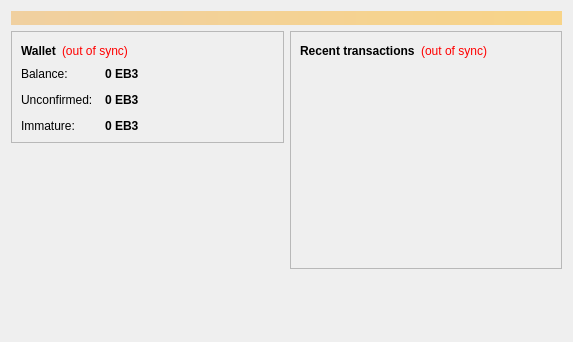
<?xml version="1.0" encoding="UTF-8"?>
<ui version="4.0">
 <class>OverviewPage</class>
 <widget class="QWidget" name="OverviewPage">
  <property name="geometry">
   <rect>
    <x>0</x>
    <y>0</y>
    <width>573</width>
    <height>342</height>
   </rect>
  </property>
  <property name="windowTitle">
   <string>Form</string>
  </property>
  <layout class="QVBoxLayout" name="topLayout">
   <item>
    <widget class="QLabel" name="labelAlerts">
     <property name="visible">
      <bool>false</bool>
     </property>
     <property name="styleSheet">
      <string notr="true">background-color: qlineargradient(x1: 0, y1: 0, x2: 1, y2: 0, stop:0 #F0D0A0, stop:1 #F8D488); color:#000000;</string>
     </property>
     <property name="wordWrap">
      <bool>true</bool>
     </property>
     <property name="margin">
      <number>3</number>
     </property>
    </widget>
   </item>
   <item>
    <layout class="QHBoxLayout" name="horizontalLayout" stretch="1,1">
     <item>
      <layout class="QVBoxLayout" name="verticalLayout_2">
       <item>
        <widget class="QFrame" name="frame">
         <property name="frameShape">
          <enum>QFrame::StyledPanel</enum>
         </property>
         <property name="frameShadow">
          <enum>QFrame::Raised</enum>
         </property>
         <layout class="QVBoxLayout" name="verticalLayout_4">
          <item>
           <layout class="QHBoxLayout" name="horizontalLayout_4">
            <item>
             <widget class="QLabel" name="label_5">
              <property name="font">
               <font>
                <weight>75</weight>
                <bold>true</bold>
               </font>
              </property>
              <property name="text">
               <string>Wallet</string>
              </property>
             </widget>
            </item>
            <item>
             <widget class="QLabel" name="labelWalletStatus">
              <property name="toolTip">
               <string>The displayed information may be out of date. Your wallet automatically synchronizes with the EB3Coin network after a connection is established, but this process has not completed yet.</string>
              </property>
              <property name="styleSheet">
               <string notr="true">QLabel { color: red; }</string>
              </property>
              <property name="text">
               <string notr="true">(out of sync)</string>
              </property>
              <property name="alignment">
               <set>Qt::AlignLeading|Qt::AlignLeft|Qt::AlignVCenter</set>
              </property>
             </widget>
            </item>
            <item>
             <spacer name="horizontalSpacer_2">
              <property name="orientation">
               <enum>Qt::Horizontal</enum>
              </property>
              <property name="sizeHint" stdset="0">
               <size>
                <width>40</width>
                <height>20</height>
               </size>
              </property>
             </spacer>
            </item>
           </layout>
          </item>
          <item>
           <layout class="QFormLayout" name="formLayout_2">
            <property name="fieldGrowthPolicy">
             <enum>QFormLayout::AllNonFixedFieldsGrow</enum>
            </property>
            <property name="horizontalSpacing">
             <number>12</number>
            </property>
            <property name="verticalSpacing">
             <number>12</number>
            </property>
            <item row="0" column="0">
             <widget class="QLabel" name="label">
              <property name="text">
               <string>Balance:</string>
              </property>
             </widget>
            </item>
            <item row="0" column="1">
             <widget class="QLabel" name="labelBalance">
              <property name="font">
               <font>
                <weight>75</weight>
                <bold>true</bold>
               </font>
              </property>
              <property name="cursor">
               <cursorShape>IBeamCursor</cursorShape>
              </property>
              <property name="toolTip">
               <string>Your current balance</string>
              </property>
              <property name="text">
               <string notr="true">0 EB3</string>
              </property>
              <property name="textInteractionFlags">
               <set>Qt::LinksAccessibleByMouse|Qt::TextSelectableByKeyboard|Qt::TextSelectableByMouse</set>
              </property>
             </widget>
            </item>
            <item row="1" column="0">
             <widget class="QLabel" name="label_3">
              <property name="text">
               <string>Unconfirmed:</string>
              </property>
             </widget>
            </item>
            <item row="1" column="1">
             <widget class="QLabel" name="labelUnconfirmed">
              <property name="font">
               <font>
                <weight>75</weight>
                <bold>true</bold>
               </font>
              </property>
              <property name="cursor">
               <cursorShape>IBeamCursor</cursorShape>
              </property>
              <property name="toolTip">
               <string>Total of transactions that have yet to be confirmed, and do not yet count toward the current balance</string>
              </property>
              <property name="text">
               <string notr="true">0 EB3</string>
              </property>
              <property name="textInteractionFlags">
               <set>Qt::LinksAccessibleByMouse|Qt::TextSelectableByKeyboard|Qt::TextSelectableByMouse</set>
              </property>
             </widget>
            </item>
            <item row="2" column="0">
             <widget class="QLabel" name="labelImmatureText">
              <property name="text">
               <string>Immature:</string>
              </property>
             </widget>
            </item>
            <item row="2" column="1">
             <widget class="QLabel" name="labelImmature">
              <property name="font">
               <font>
                <weight>75</weight>
                <bold>true</bold>
               </font>
              </property>
              <property name="toolTip">
               <string>Mined balance that has not yet matured</string>
              </property>
              <property name="text">
               <string notr="true">0 EB3</string>
              </property>
              <property name="textInteractionFlags">
               <set>Qt::LinksAccessibleByMouse|Qt::TextSelectableByKeyboard|Qt::TextSelectableByMouse</set>
              </property>
             </widget>
            </item>
           </layout>
          </item>
         </layout>
        </widget>
       </item>
       <item>
        <spacer name="verticalSpacer">
         <property name="orientation">
          <enum>Qt::Vertical</enum>
         </property>
         <property name="sizeHint" stdset="0">
          <size>
           <width>20</width>
           <height>40</height>
          </size>
         </property>
        </spacer>
       </item>
        <item>
         <widget class="QLabel" name="label_wallet_bgcoin">
          <property name="text">
           <string/>
          </property>
          <property name="pixmap">
           <pixmap resource="../bitcoin.qrc">:/images/wallet_bgcoin</pixmap>
          </property>
          <property name="scaledContents">
           <bool>false</bool>
          </property>
          <property name="alignment">
           <set>Qt::AlignCenter</set>
          </property>
          <property name="margin">
           <number>-2</number>
          </property>
         </widget>
        </item>
        <item>
         <widget class="QLabel" name="label_6">
          <property name="text">
           <string/>
          </property>
         </widget>
        </item>
      </layout>
     </item>
     <item>
      <layout class="QVBoxLayout" name="verticalLayout_3">
       <item>
        <widget class="QFrame" name="frame_2">
         <property name="frameShape">
          <enum>QFrame::StyledPanel</enum>
         </property>
         <property name="frameShadow">
          <enum>QFrame::Raised</enum>
         </property>
         <layout class="QVBoxLayout" name="verticalLayout">
          <item>
           <layout class="QHBoxLayout" name="horizontalLayout_2">
            <item>
             <widget class="QLabel" name="label_4">
              <property name="text">
               <string>&lt;b&gt;Recent transactions&lt;/b&gt;</string>
              </property>
             </widget>
            </item>
            <item>
             <widget class="QLabel" name="labelTransactionsStatus">
              <property name="toolTip">
               <string>The displayed information may be out of date. Your wallet automatically synchronizes with the EB3Coin network after a connection is established, but this process has not completed yet.</string>
              </property>
              <property name="styleSheet">
               <string notr="true">QLabel { color: red; }</string>
              </property>
              <property name="text">
               <string notr="true">(out of sync)</string>
              </property>
              <property name="alignment">
               <set>Qt::AlignRight|Qt::AlignTrailing|Qt::AlignVCenter</set>
              </property>
             </widget>
            </item>
            <item>
             <spacer name="horizontalSpacer">
              <property name="orientation">
               <enum>Qt::Horizontal</enum>
              </property>
              <property name="sizeHint" stdset="0">
               <size>
                <width>40</width>
                <height>20</height>
               </size>
              </property>
             </spacer>
            </item>
           </layout>
          </item>
          <item>
           <widget class="QListView" name="listTransactions">
            <property name="styleSheet">
             <string notr="true">QListView { background: transparent; }</string>
            </property>
            <property name="frameShape">
             <enum>QFrame::NoFrame</enum>
            </property>
            <property name="verticalScrollBarPolicy">
             <enum>Qt::ScrollBarAlwaysOff</enum>
            </property>
            <property name="horizontalScrollBarPolicy">
             <enum>Qt::ScrollBarAlwaysOff</enum>
            </property>
            <property name="selectionMode">
             <enum>QAbstractItemView::NoSelection</enum>
            </property>
           </widget>
          </item>
         </layout>
        </widget>
       </item>
       <item>
        <spacer name="verticalSpacer_2">
         <property name="orientation">
          <enum>Qt::Vertical</enum>
         </property>
         <property name="sizeHint" stdset="0">
          <size>
           <width>20</width>
           <height>40</height>
          </size>
         </property>
        </spacer>
       </item>
      </layout>
     </item>
    </layout>
   </item>
  </layout>
 </widget>
 <resources/>
 <connections/>
</ui>
